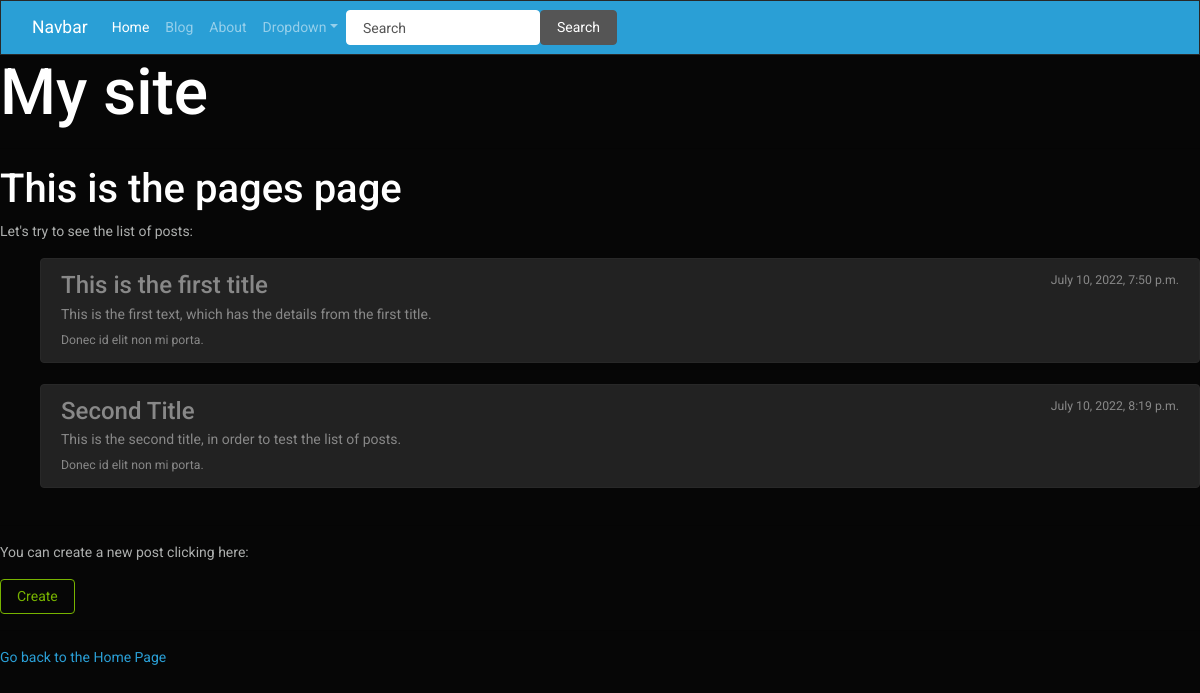
The page /pages/ on the database as committed earlier.
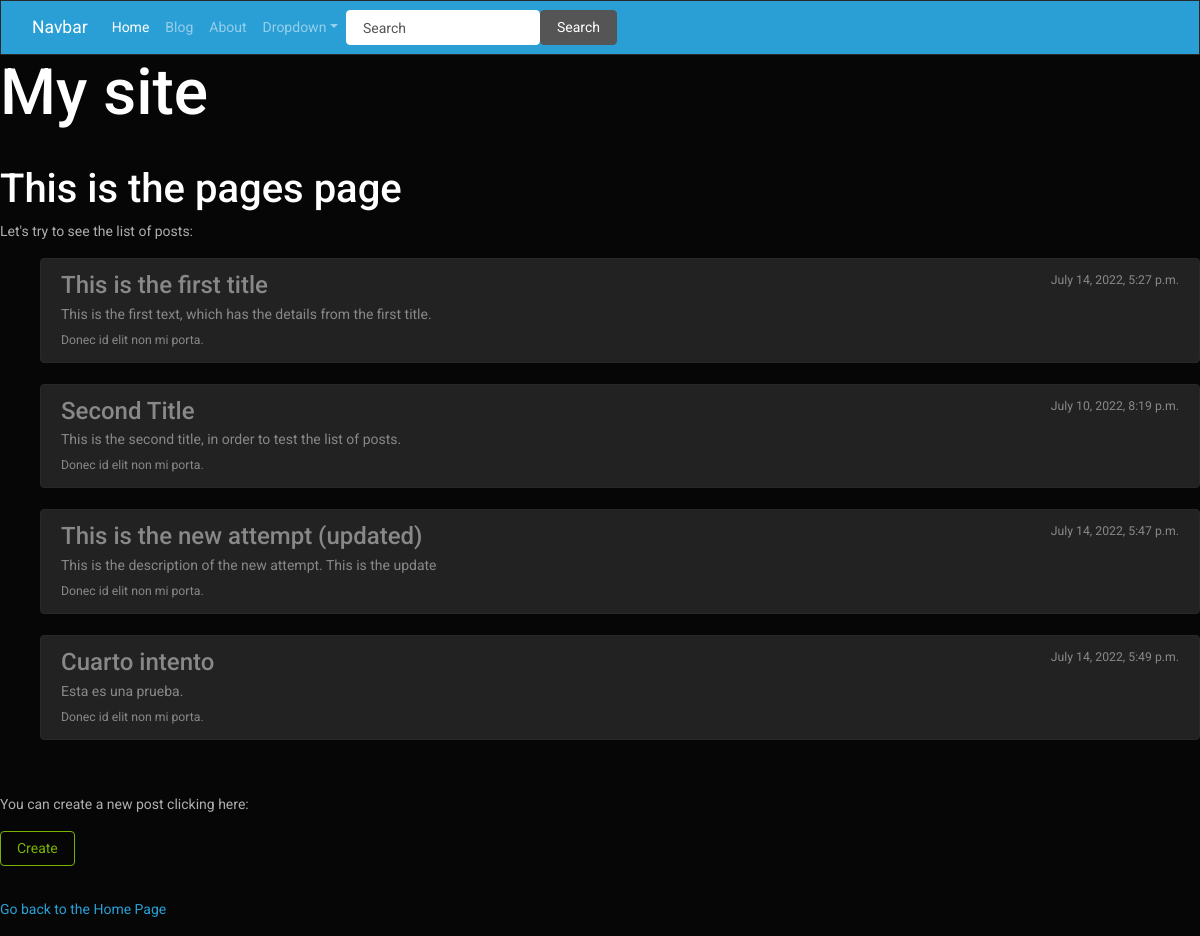
The same page on the database as committed later.
### blog/models.py (models this page shows, shortened)
class Post(models.Model):
    title = models.CharField(max_length=50)
    text = models.TextField()
    created_at = models.DateTimeField(auto_now=True)
    updated_at = models.DateTimeField(auto_now=True)

### blog/views.py (the view)
# urls.py: path('pages/', views.pages, name='pages'),
def pages(request):
    text_list = Post.objects.all()
    context = {'text_list': text_list}
    return render(request, 'pages.html', context)

### blog/templates/pages.html
{% extends 'base.html' %}
{% block content %}
    <hr>
    <h3>This is the pages page</h1>
    <p>Let's try to see the list of posts:</p>
    <p>
        {% if text_list %}
        <ul>
            {% for post in text_list %}
            <div class="list-group">
                <a href="{% url 'page_detail' post.id %}" class="list-group-item list-group-item-action flex-column align-items-start">
                <div class="d-flex w-100 justify-content-between">
                    <h5 class="mb-1">{{ post.title }}</h5>
                    <small>{{ post.created_at }}</small>
                </div>
                <p class="mb-1">{{ post.text }}</p>
                <small>Donec id elit non mi porta.</small>
                </a>
            </div>
            <br>
            {% endfor %}
        </ul>
        {% else %}
        <p>There are no posts yet in the blog.</p>
        {% endif %}
    </p>
    <hr>
    <p>You can create a new post clicking here: </p>
    <a href="{% url 'page_create' %}"><button type="button" class="btn btn-outline-success">Create</button></a>
    <hr>
    <p><a href="{% url 'home' %}">Go back to the Home Page</a></p>
{% endblock %}

### blog/templates/base.html (shortened to what this page needs)
<!DOCTYPE html>
<html>
<head>
    <link rel="stylesheet" href="https://cdn.jsdelivr.net/npm/bootswatch@4.5.2/dist/cyborg/bootstrap.min.css">
</head>
<nav class="navbar navbar-expand-lg navbar-dark bg-primary">
    <div class="container-fluid">
      <a class="navbar-brand" href="#">Navbar</a>
      <div class="collapse navbar-collapse" id="navbarColor01">
        <ul class="navbar-nav me-auto">
          <li class="nav-item">
            <a class="nav-link active" href="{% url 'home' %}">Home
            </a>
          </li>
          <li class="nav-item">
            <a class="nav-link" href="{% url 'pages' %}">Blog</a>
          </li>
          <li class="nav-item">
            <a class="nav-link" href="{% url 'about' %}">About</a>
          </li>
          <li class="nav-item dropdown">
            <a class="nav-link dropdown-toggle" data-bs-toggle="dropdown" href="#" role="button" aria-haspopup="true" aria-expanded="false">Dropdown</a>
          </li>
        </ul>
        <form class="d-flex">
          <input class="form-control me-sm-2" type="text" placeholder="Search">
          <button class="btn btn-secondary my-2 my-sm-0" type="submit">Search</button>
        </form>
      </div>
    </div>
</nav>
<body>
    <h1>My site</h1>
    {% block content%}
    {% endblock %}
</body>
</html>

Rows that differ between the two databases and show on the page:
changed Post "This is the first title": created_at "July 10, 2022, 7:50 p.m." → "July 14, 2022, 5:27 p.m."
added Post: title "This is the new attempt (updated)", created_at "July 14, 2022, 5:47 p.m.", text "This is the description of the new attempt. This is the update"
added Post: title "Cuarto intento", created_at "July 14, 2022, 5:49 p.m.", text "Esta es una prueba."
